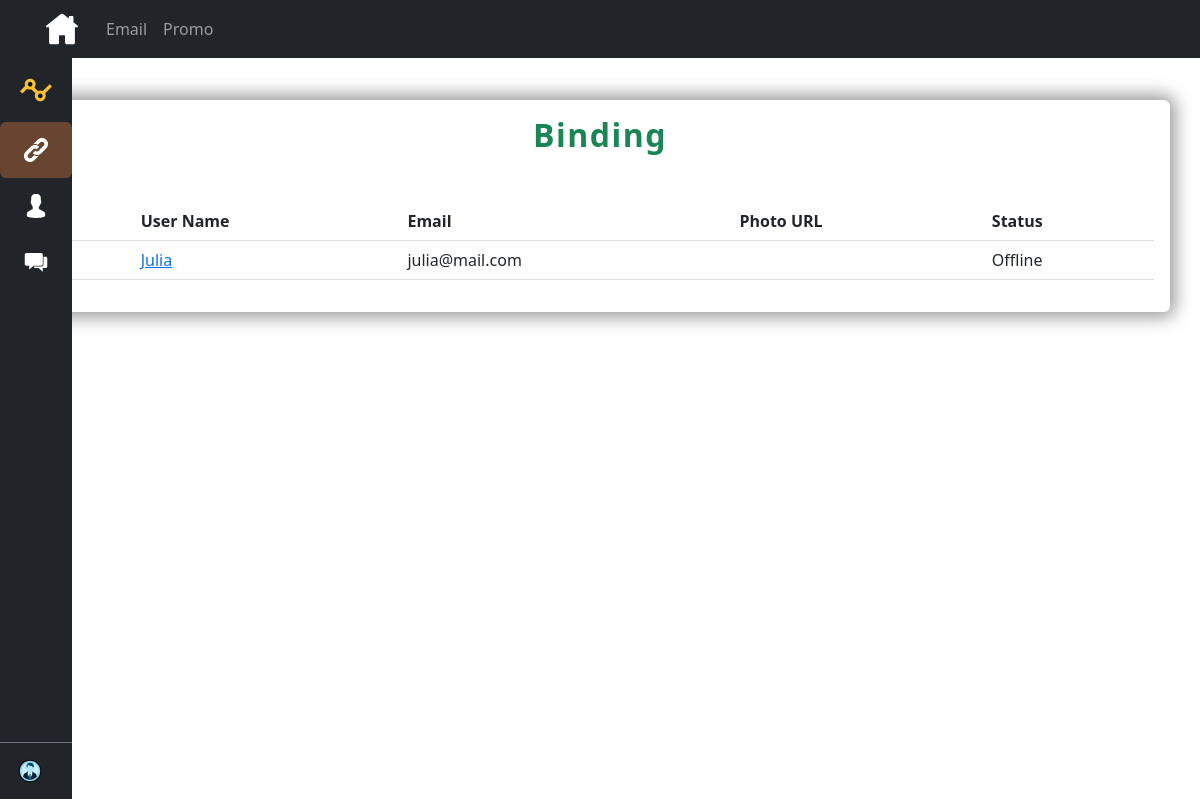
Page /panel/bind/ (signed in) on the earlier database version.
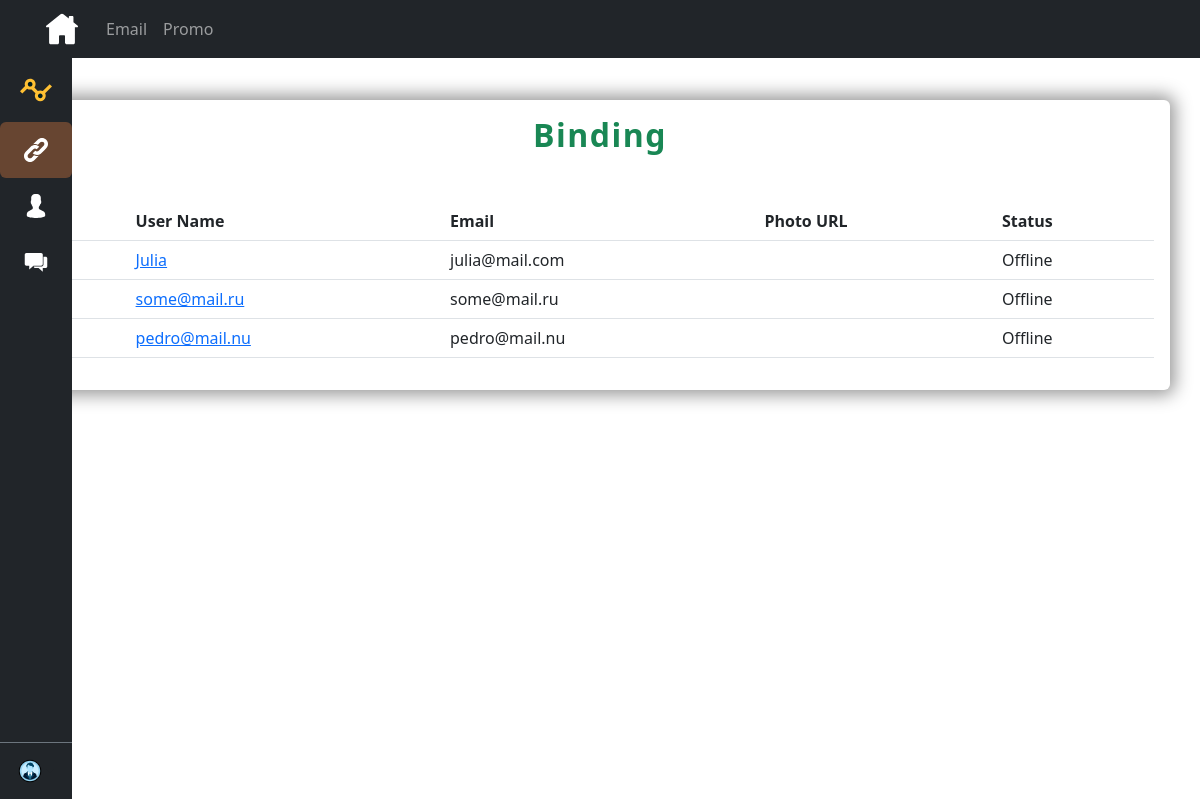
Same page on the later database version.
### user_profile/models.py (models this page shows, shortened)
class UserReferer(models.Model):
    user = models.OneToOneField(
        CustomUser, on_delete=models.CASCADE, unique=True, related_name="user")
    worker = models.ForeignKey(
        CustomUser, on_delete=models.CASCADE, related_name="worker")
    data = models.CharField(max_length=255, default=_("Hand Binding"))
    class Meta:
        unique_together = (("user", "worker"),)

class CustomUser(AbstractUser):
    def image_path(instance, filename):
        return str(instance.id) + os.path.splitext(filename)[1]
    email = models.EmailField(_("Email"), unique=True)
    photo = models.ImageField(upload_to=image_path,
                              default="icon-gf02a4d118_640.png")
    postal_code = models.IntegerField(null=True, blank=True)
    country = models.CharField(max_length=256, null=True, blank=True)
    city = models.CharField(max_length=256, null=True, blank=True)
    present_address = models.CharField(max_length=256, null=True, blank=True)
    permanent = models.CharField(max_length=256, null=True, blank=True)
    phone_number = models.CharField(max_length=128, null=True, blank=True)
    global_ban = models.BooleanField(_("Global BAN"), default=False)
    trading_ban = models.BooleanField(_("Trading BAN"), default=False)
    chat_ban = models.BooleanField(_("Chat BAN"), default=False)
    support_ban = models.BooleanField(_("Support BAN"), default=False)

### panel/views.py (the view)
# urls.py: path("bind/", views.bind, name="bind"),
@login_required(login_url='/accounts/login/')
@permission_required("can_acces_panel")
def bind(request):
    referals = None
    try:
        referals = UserReferer.objects.filter(worker__exact=request.user)
    except:
        pass
    context = {
        "referals": referals,
    }
    return render(request, "panel/bind.html", context)

### templates/panel/bind.html
{% extends 'panel/base.html' %}
{% load static %}
{% block home_href %}
{% url 'panel:bind' %}
{% endblock %}
{% block nav_items %}
{% url 'panel:bind_email' as url %}
<li class="nav-item">
    <a class="nav-link {% if url in request.path %}active{% endif %}" aria-current="page" href="{{ url }}">Email</a>
</li>
{% url 'panel:bind_promo' as url %}
<li class="nav-item">
    <a class="nav-link {% if url in request.path %}active{% endif %}" href="{{ url }}">Promo</a>
</li>
{% endblock %}
{% block main_content %}
<h2 class="text-center mb-5 page-title text-success">{% block bind_title %}Binding{% endblock %}</h2>
{% block bind_content %}
{% if referals %}
<table class="table">
    <thead>
        <tr>
            <th scope="col">ID</th>
            <th scope="col">User Name</th>
            <th scope="col">Email</th>
            <th scope="col">Photo URL</th>
            <th scope="col">Status</th>
        </tr>
    </thead>
    <tbody>
        {% for ref in referals %}
        <tr>
            <th scope="row">{{ref.user.id}}</th>
            <td><a href="{% url 'panel:user_details' ref.user.id %}">{{ref.user.username}}</a></td>
            <td>{{ref.user.email}}</td>
            <td>{{ref.user.userprofile.photo.url}}</td>
            <td>Offline</td>
        </tr>
        {% endfor %}
    </tbody>
</table>
{% else %}
<p class="text-center">No Users ...</p>
{% endif %}
{% endblock %}
{% endblock %}

Differences in the rows shown:
added UserReferer: user.username "some@mail.ru", user.email "some@mail.ru"
added UserReferer: user.username "pedro@mail.nu", user.email "pedro@mail.nu"
